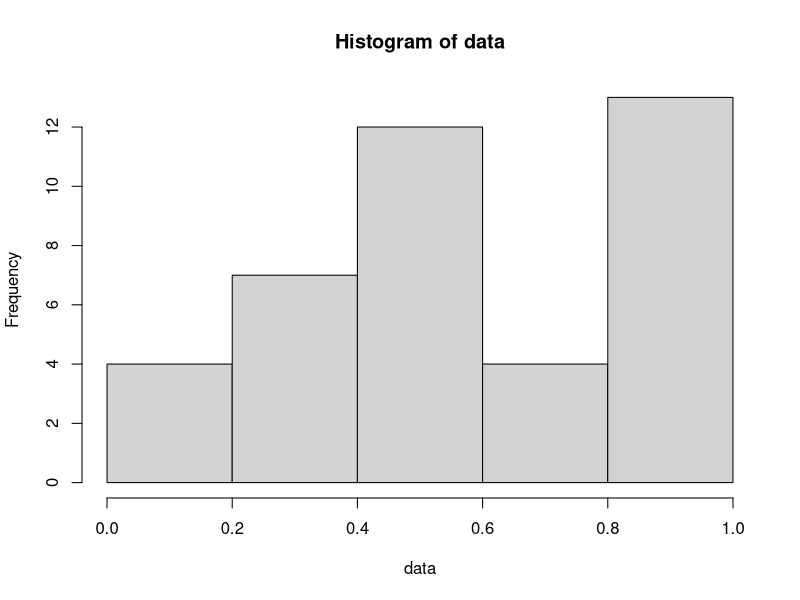
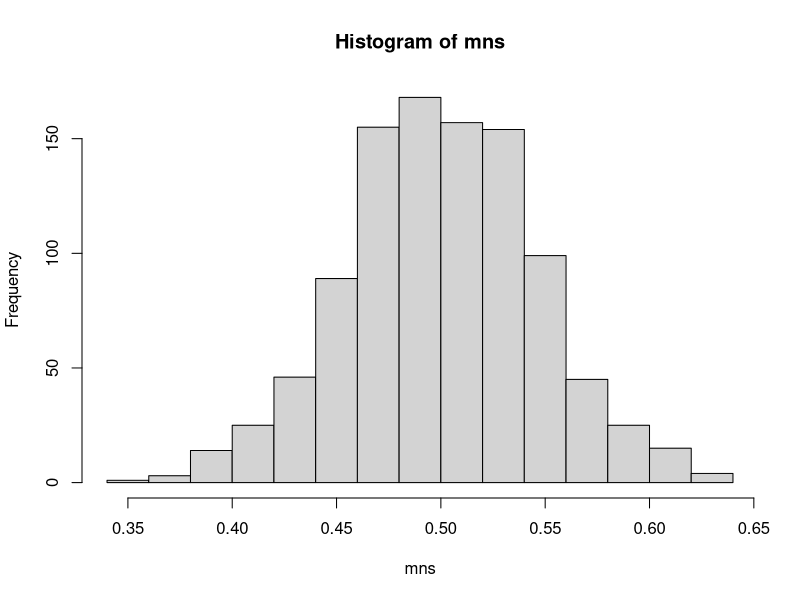
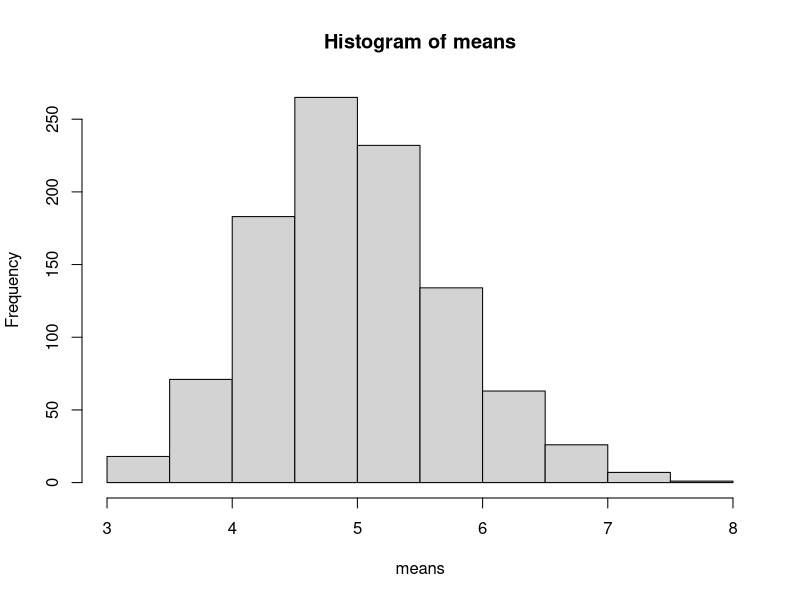
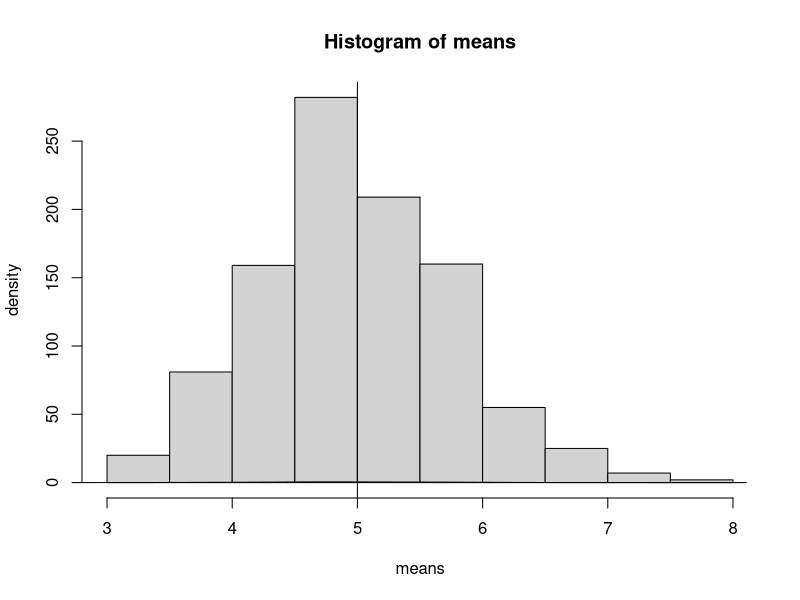
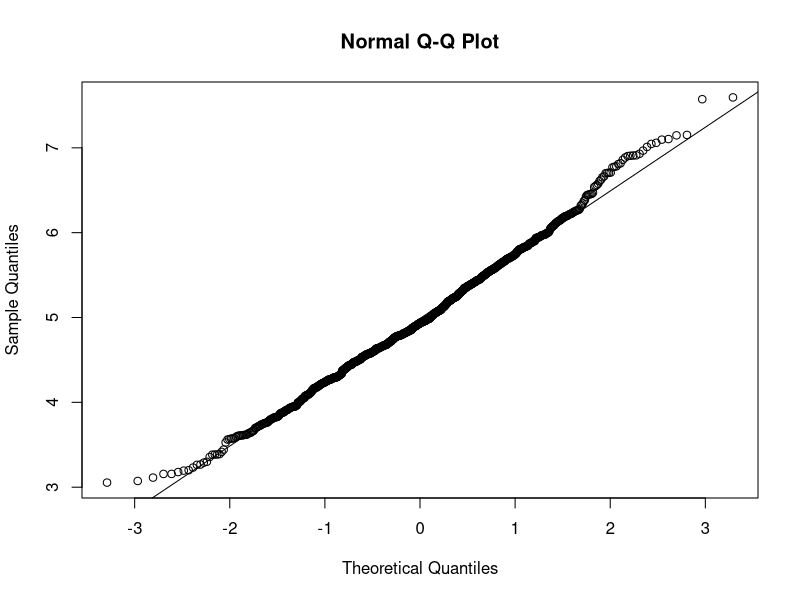
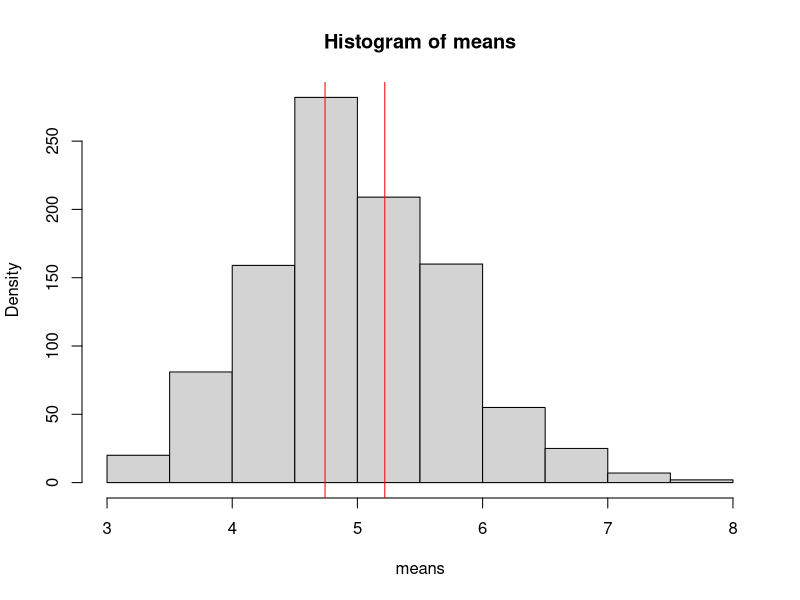

These figures' R source, in order:
## usar esta estructura del proyecto:

## * Title (give an appropriate title) and Author Name
## * Overview: In a few (2-3) sentences explain what is going to be reported on.
## * Simulations: Include English explanations of the simulations you ran, with the accompanying R code. Your explanations should make clear what the R code accomplishes.
## * Sample Mean versus Theoretical Mean: Include figures with titles. In the figures, highlight the means you are comparing. Include text that explains the figures and what is shown on them, and provides appropriate numbers.
## * Sample Variance versus Theoretical Variance: Include figures (output from R) with titles. Highlight the variances you are comparing. Include text that explains your understanding of the differences of the variances.
## * Distribution: Via figures and text, explain how one can tell the distribution is approximately normal.

# example

data <- runif(40)
mean(data)
hist(data)

mns = NULL
for (i in 1 : 1000) mns = c(mns, mean(runif(40)))
hist(mns)

# ejemplo aplicado al enunciado

means <- 1:1000
lambda <- 0.2
observations <- 40
for (simulation in 1:1000) { means[simulation] <- mean(rexp(n = observations, rate = lambda)) }
head(means)
hist(means)



# project

set.seed(20150124)
lambda <- 0.2
observations <- 40
simulations <- 1000
data <- matrix(rexp(simulations * observations, rate = lambda), nrow = simulations)

# each row is a simulation
head(data, 1)

# take the mean of each simulation
means <- rowMeans(data)
# alternativa:
# means <- apply(data, 1, mean)

# 1. compare against theoretical

## get statistics for the entire set of simulations
simulations_mean_of_means <- round(mean(means), 2)
simulations_sd <- round(sd(means), 2)
simulations_var <- round(var(means), 2)

theoretical_mean <- round(1/lambda, 2)
theoretical_sd <- round(1/(lambda * sqrt(observations)), 2)
theoretical_var <- round((1/(lambda * sqrt(observations)))^2, 2)

mean_diff <- abs(theoretical_mean - simulations_mean_of_means)
sd_diff <- abs(theoretical_sd - simulations_sd)
var_diff <- abs(theoretical_var - simulations_var)

## require(ggplot2)
## par(mfrow=c(1,2))
## hist(means, freq = FALSE, col = "light blue", main = NULL, xlab = "Mean")
## lines(density(means), col = "blue")
## curve(dnorm(x, theoretical_mean, theoretical_sd), col="red", lty = 3, lwd = 2, add = TRUE)
## qqnorm(means, main="", col = "blue")
## qqline(means, col="red", lty = 3, lwd = 2)

# plot the histogram of the means
hist(means, ylab="density")
lines(density(means))
# theoretical mean
abline(v = 1/lambda)

# compare quantiles
qqnorm(means)
qqline(means)

# confidence intervals
CI <- 1.96
confidence_interval <- simulations_mean_of_means + c(-1, 1) * CI * (simulations_sd/sqrt(observations))
hist(means, ylab="Density")
abline(v = confidence_interval, col="red")
